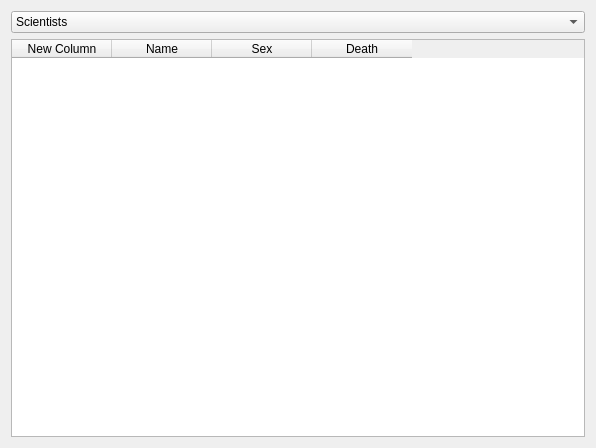
<?xml version="1.0" encoding="UTF-8"?>
<ui version="4.0">
 <class>listgui</class>
 <widget class="QDialog" name="listgui">
  <property name="geometry">
   <rect>
    <x>0</x>
    <y>0</y>
    <width>596</width>
    <height>448</height>
   </rect>
  </property>
  <property name="windowTitle">
   <string>Dialog</string>
  </property>
  <layout class="QVBoxLayout" name="verticalLayout">
   <item>
    <widget class="QComboBox" name="comboBox">
     <item>
      <property name="text">
       <string>Scientists</string>
      </property>
     </item>
     <item>
      <property name="text">
       <string>Computers</string>
      </property>
     </item>
     <item>
      <property name="text">
       <string>Relations</string>
      </property>
     </item>
    </widget>
   </item>
   <item>
    <widget class="QTableWidget" name="table_all">
     <column>
      <property name="text">
       <string>New Column</string>
      </property>
     </column>
     <column>
      <property name="text">
       <string>Name</string>
      </property>
     </column>
     <column>
      <property name="text">
       <string>Sex</string>
      </property>
     </column>
     <column>
      <property name="text">
       <string>Death</string>
      </property>
     </column>
    </widget>
   </item>
  </layout>
 </widget>
 <resources/>
 <connections/>
</ui>
